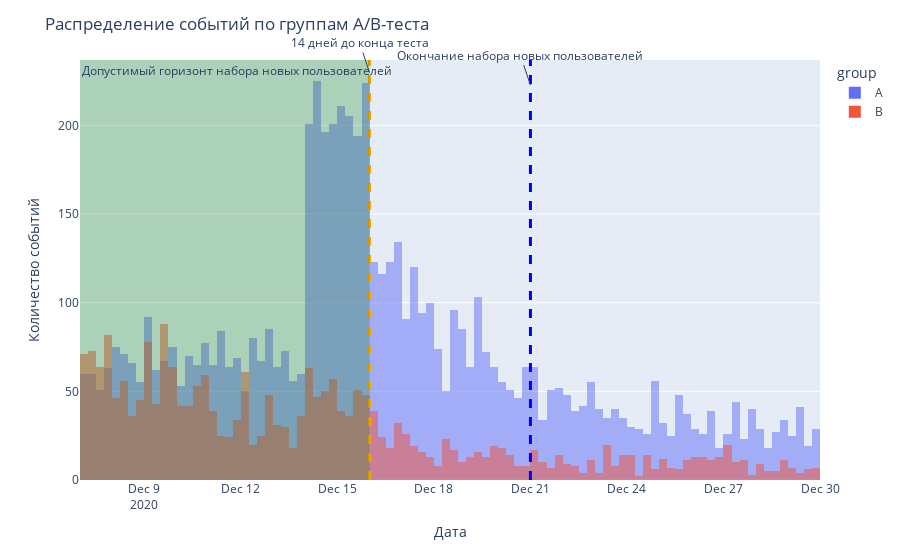

Here is the notebook cell this chart was saved with:
### Markdown cell above
Посмотрим, как события распределены в разбивке по группам.

### Code cell
fig = px.histogram(data, x="event_dt", nbins=150, color='group', barmode='overlay')

fig.add_vline(x="2020-12-21", line_width=3, line_dash="dash", line_color="blue")
fig.add_annotation(x="2020-12-21", y=0.94, yref="paper", text="Окончание набора новых пользователей")

fig.add_vline(x="2020-12-16", line_width=3, line_dash="dash", line_color="orange")
fig.add_annotation(x="2020-12-16", y=0.97, yref="paper", text="14 дней до конца теста")

fig.add_vrect(x0="2020-12-07", x1="2020-12-16", 
              annotation_text="Допустимый горизонт набора новых пользователей", annotation_position="top left",
              fillcolor="green", opacity=0.25, line_width=0)

fig.update_layout(
    title='Распределение событий по группам A/B-теста',
    xaxis_title='Дата',
    yaxis_title='Количество событий')

fig.show()

### Figure 1 — Plotly figure (JSON) as saved in the notebook; plotly's stock layout.template omitted (floating-point values rounded to 4 significant figures; data arrays with more than 128 entries replaced by an {"elided": "..."} marker saying what was removed)
{"data": [{"alignmentgroup": "True", "bingroup": "x", "hovertemplate": "group=A<br>event_dt=%{x}<br>count=%{y}<extra></extra>", "legendgroup": "A", "marker": {"color": "#636efa", "opacity": 0.5, "pattern": {"shape": ""}}, "name": "A", "nbinsx": 150, "offsetgroup": "A", "orientation": "v", "showlegend": true, "type": "histogram", "x": {"elided": "6546 str values"}, "xaxis": "x", "yaxis": "y"}, {"alignmentgroup": "True", "bingroup": "x", "hovertemplate": "group=B<br>event_dt=%{x}<br>count=%{y}<extra></extra>", "legendgroup": "B", "marker": {"color": "#EF553B", "opacity": 0.5, "pattern": {"shape": ""}}, "name": "B", "nbinsx": 150, "offsetgroup": "B", "orientation": "v", "showlegend": true, "type": "histogram", "x": {"elided": "2424 str values"}, "xaxis": "x", "yaxis": "y"}], "layout": {"annotations": [{"text": "Окончание набора новых пользователей", "x": "2020-12-21", "y": 0.94, "yref": "paper"}, {"text": "14 дней до конца теста", "x": "2020-12-16", "y": 0.97, "yref": "paper"}, {"showarrow": false, "text": "Допустимый горизонт набора новых пользователей", "x": "2020-12-07", "xanchor": "left", "xref": "x", "y": 1, "yanchor": "top", "yref": "y domain"}], "autosize": true, "barmode": "overlay", "legend": {"title": {"text": "group"}, "tracegroupgap": 0}, "margin": {"t": 60}, "shapes": [{"line": {"color": "blue", "dash": "dash", "width": 3}, "type": "line", "x0": "2020-12-21", "x1": "2020-12-21", "xref": "x", "y0": 0, "y1": 1, "yref": "y domain"}, {"line": {"color": "orange", "dash": "dash", "width": 3}, "type": "line", "x0": "2020-12-16", "x1": "2020-12-16", "xref": "x", "y0": 0, "y1": 1, "yref": "y domain"}, {"fillcolor": "green", "line": {"width": 0}, "opacity": 0.25, "type": "rect", "x0": "2020-12-07", "x1": "2020-12-16", "xref": "x", "y0": 0, "y1": 1, "yref": "y domain"}], "title": {"text": "Распределение событий по группам A/B-теста"}, "xaxis": {"anchor": "y", "autorange": true, "domain": [0, 1], "range": ["2020-12-07", "2020-12-30"], "title": {"text": "Дата"}, "type": "date"}, "yaxis": {"anchor": "x", "autorange": true, "domain": [0, 1], "range": [0, 236.8], "title": {"text": "Количество событий"}}}}
